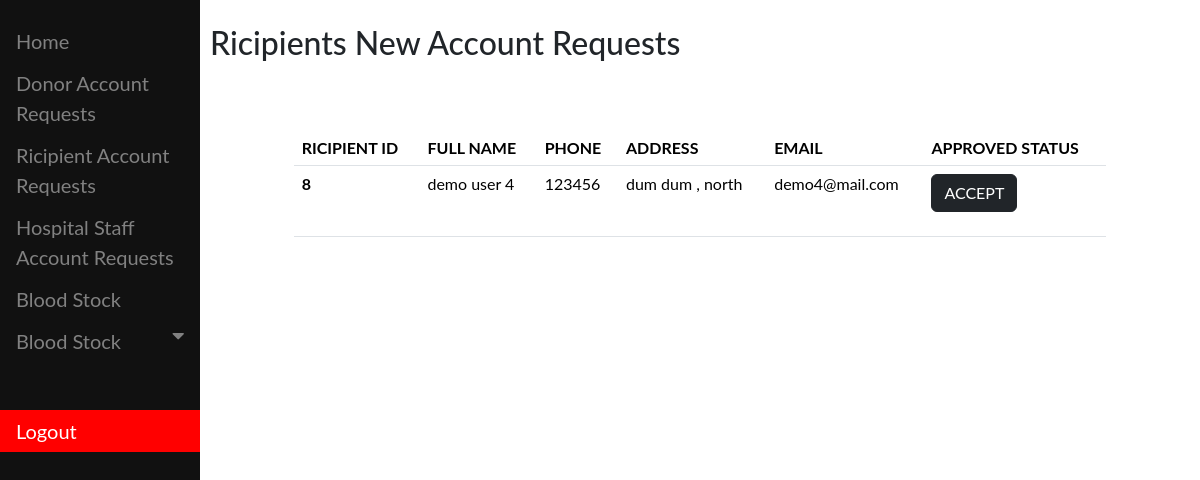
The page /bank_admin/ricipient_requets/ (signed in) on the database its author committed.
### core/models.py (models this page shows, shortened)
class User(AbstractBaseUser, PermissionsMixin):
    first_name = models.CharField(max_length=15)
    last_name = models.CharField(max_length=15)
    email = models.EmailField(max_length=200, unique=True)
    address = models.TextField(null=True)
    phone = models.BigIntegerField(null=True, unique=True)
    status = models.BooleanField(default=False)
    is_donor = models.BooleanField(default=False, null=True)
    is_receipient = models.BooleanField(default=False, null=True)
    is_hospital_stff = models.BooleanField(null=True,default=False)
    blood_group = models.ForeignKey(Bloodstock, on_delete=models.CASCADE, null=True)
    is_manager = models.BooleanField(default=False, null=True)
    is_active = models.BooleanField(default=True)
    is_staff = models.BooleanField(default=False)
    is_superuser = models.BooleanField(default=False)
    objects = UserManager()
    USERNAME_FIELD = "email"
    REQUIRED_FIELDS = ["first_name", "last_name"]

### bloodbank/views.py (the view)
# urls.py: path("ricipient_requets/",RicipientRequestView,name="ricipient_new_requests"),
def RicipientRequestView(request):
    user = request.user
    if user.is_authenticated:
        if user.is_superuser:
            user = User.objects.filter(is_receipient=True, status=False)
            return render(
                request,
                "dashboard/ricipients_requests.html",
                context={"ricipient": user},
            )
        else:
            return HttpResponse("not an admin!")
    else:
        return redirect("/bank_admin/")

### bloodbank/templates/dashboard/ricipients_requests.html (shortened to what this page needs)
{% extends "base_bank.html" %}
{% block bank_sidebar %}
<div class="main">
  <h2>Ricipients New Account Requests</h2>
  <div class="row">
    <div class="col-1"></div>
    <div class="col-10">
      <br>
      <br>
        <table class="table">
            <thead>
              <tr>
                <th scope="col">RICIPIENT ID</th>
                <th scope="col">FULL NAME</th>
                <th scope="col">PHONE</th>
                <th scope="col">ADDRESS</th>
                <th scope="col">EMAIL</th>
                <th scope="col">APPROVED STATUS</th>
              </tr>
            </thead>
            <tbody>
                {% for x in ricipient %}
              <tr>
                <th scope="row">{{x.id}}</th>
                <td>{{x.first_name}} {{x.last_name}}</td>
                <td>{{x.phone}}</td>
                <td>{{x.address}}</td>
                <td>{{x.email}}</td>
                <td>
                  <form action="{% url 'approve_ricipient' %}" method="post">
                    <button type="submit" class="btn btn-dark">ACCEPT</button>
                  </form>
                </td>
              </tr>
              {% endfor %}
            </tbody>
          </table>
    </div>
    <div class="col-1"></div>
</div>
</div>
{% endblock %}

### bloodbank/templates/bank_sidebar.html (style rules this page uses)
.main { margin-left: 200px; font-size: 20px; padding: 0px 10px; }

### rows shown on the page
User: id "8", first_name "demo", last_name "user 4", phone "123456", address "dum dum , north", email "demo4@mail.com"
